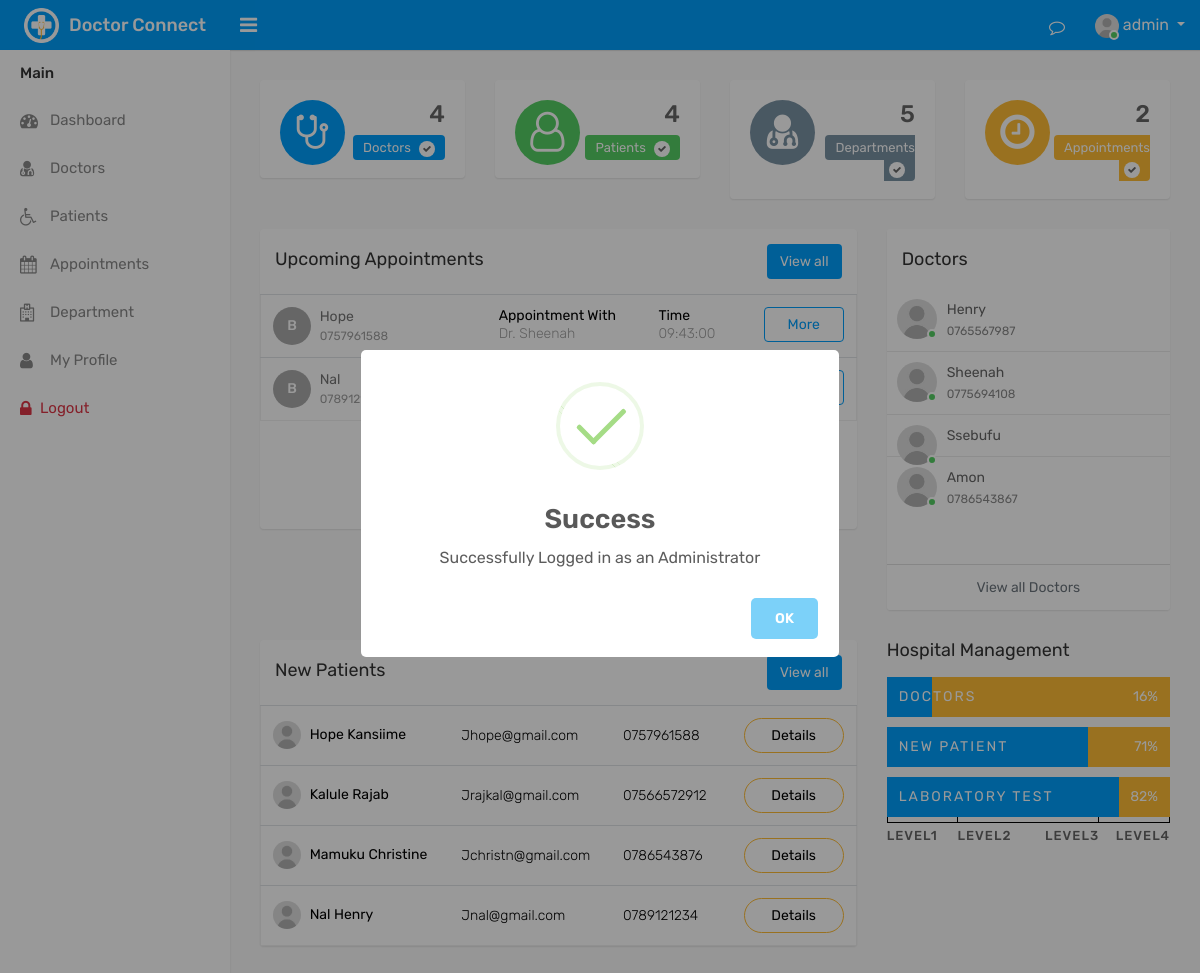
Screenshot of /?view=dashboard (signed in) with the database file from the repository.
### tables this page shows
CREATE TABLE `appointments` (
  `appointment_id` int(11) NOT NULL,
  `patient_id` int(11) NOT NULL,
  `doctor_id` int(11) NOT NULL,
  `appointment_date` date NOT NULL,
  `appointment_message` text NOT NULL,
  `appointment_status` varchar(100) NOT NULL DEFAULT 'pending',
  `appointment_time` time NOT NULL,
  `appointment_create_date` timestamp NOT NULL DEFAULT current_timestamp()
);

CREATE TABLE `patients` (
  `patient_id` int(11) NOT NULL,
  `patient_first_name` varchar(255) NOT NULL,
  `patient_last_name` varchar(255) NOT NULL,
  `patient_email` varchar(255) NOT NULL,
  `patient_contact` varchar(255) NOT NULL,
  `patient_age` int(3) NOT NULL,
  `patient_gender` varchar(11) NOT NULL DEFAULT 'm',
  `patient_profile_image` varchar(255) NOT NULL DEFAULT 'user.jpg',
  `patient_password` varchar(255) NOT NULL,
  `patient_create_date` timestamp NOT NULL DEFAULT current_timestamp()
);

CREATE TABLE `doctors` (
  `doctor_id` int(11) NOT NULL,
  `doctor_first_name` varchar(255) NOT NULL,
  `doctor_email` varchar(255) NOT NULL,
  `doctor_contact` varchar(100) NOT NULL,
  `doctor_last_name` varchar(255) NOT NULL,
  `doctor_gender` varchar(100) NOT NULL DEFAULT 'm',
  `status` varchar(255) NOT NULL DEFAULT 'active',
  `doctor_biography` text NOT NULL DEFAULT '""',
  `profile_image` varchar(255) NOT NULL DEFAULT 'user.jpg',
  `department_id` int(11) NOT NULL,
  `doctor_password` varchar(255) NOT NULL,
  `doctor_create_date` timestamp NOT NULL DEFAULT current_timestamp()
);

### backend/db/db.php (called while the page is built)
<?php
class DB{
   public static   $db = null;
   public static function getConnection(){
      try{
      $host = "localhost";
      $dbname  = "hospital";
      DB::$db = new PDO("mysql:host=$host;dbname=$dbname","admin","admin");
      DB::$db->setAttribute(PDO::ATTR_ERRMODE,PDO::ERRMODE_EXCEPTION);
      }catch(Exception $e){
         print_r($e->getMessage());
      }
      return DB::$db;
   }
}

### backend/controllers/doctors_controller.php (called while the page is built, shortened)
<?php
function getDoctors(){
     return DB::getConnection()->query("SELECT doctors.*,departments.*,avg(ratings.rating_value) as rating FROM doctors
     join departments on departments.department_id=doctors.department_id
     left join ratings on ratings.doctor_id=doctors.doctor_id group by(doctors.doctor_id)
     ")->fetchAll();
}

### routes/routes.php (called while the page is built, shortened)
<?php
$view = "";
require("backend/db/db.php");
require("backend/controllers/doctors_controller.php");
require("backend/controllers/patients_controller.php");
require("backend/controllers/dept_controller.php");
require("backend/controllers/apt_controller.php");
if(isset($_GET["view"])){
  $view = $_GET["view"];
}
if($view=="dashboard"){
  $doctors = getDoctors();
  $patients = getPatients();
  $appointments = getApts($_GET);
  $depts = getDepts($_GET);
}

### backend/controllers/patients_controller.php (called while the page is built, shortened)
<?php
function getPatients(){
     return DB::getConnection()->query("SELECT * FROM patients")->fetchAll();
}

### backend/controllers/dept_controller.php (called while the page is built, shortened)
<?php
function getDepts(){
     return DB::getConnection()->query("SELECT * FROM departments")->fetchAll();
}

### backend/controllers/apt_controller.php (called while the page is built, shortened)
<?php
function getApts(array $request){
    $query_append="";
     return DB::getConnection()->query("SELECT * FROM appointments
     join doctors on doctors.doctor_id=appointments.doctor_id
     join departments on doctors.department_id=departments.department_id
     join patients on patients.patient_id=appointments.patient_id $query_append")->fetchAll();
}

### views/dashboard.php (the view, shortened to what this page needs)
    <div class="page-wrapper">
        <div class="content">
            <div class="row">
                <div class="col-md-6 col-sm-6 col-lg-6 col-xl-3">
                    <div class="dash-widget">
			<span class="dash-widget-bg1"><i class="fa fa-stethoscope" aria-hidden="true"></i></span>
			<div class="dash-widget-info text-right">
				<h3><?php echo count($doctors) ?></h3>
				<span class="widget-title1">Doctors <i class="fa fa-check" aria-hidden="true"></i></span>
			</div>
                    </div>
                </div>
                <div class="col-md-6 col-sm-6 col-lg-6 col-xl-3">
                    <div class="dash-widget">
                        <span class="dash-widget-bg2"><i class="fa fa-user-o"></i></span>
                        <div class="dash-widget-info text-right">
                        <h3><?php echo count($patients) ?></h3>
                            <span class="widget-title2">Patients <i class="fa fa-check" aria-hidden="true"></i></span>
                        </div>
                    </div>
                </div>
                <div class="col-md-6 col-sm-6 col-lg-6 col-xl-3">
                    <div class="dash-widget">
                        <span class="dash-widget-bg3"><i class="fa fa-user-md" aria-hidden="true"></i></span>
                        <div class="dash-widget-info text-right">
                            <h3><?php echo count($depts) ?></h3>
                            <span class="widget-title3">Departments <i class="fa fa-check" aria-hidden="true"></i></span>
                        </div>
                    </div>
                </div>
                <div class="col-md-6 col-sm-6 col-lg-6 col-xl-3">
                    <div class="dash-widget">
                        <span class="dash-widget-bg4"><i class="fa fa-clock-o" aria-hidden="true"></i></span>
                        <div class="dash-widget-info text-right">
                        <h3><?php echo count($appointments) ?></h3>
                            <span class="widget-title4">Appointments <i class="fa fa-check" aria-hidden="true"></i></span>
                        </div>
                    </div>
                </div>
            </div>
<div class="row">
	<div class="col-12 col-md-6 col-lg-8 col-xl-8">
		<div class="card" style="min-height:300px ;">
			<div class="card-header">
				<h4 class="card-title d-inline-block">Upcoming Appointments</h4> <a href="?view=appointments" class="btn btn-primary float-right">View all</a>
			</div>
			<div class="card-body p-0">
				<div class="table-responsive">
					<table class="table mb-0">
						<tbody>
                                    <?php foreach($appointments as $appointment):?>
							<tr>
								<td style="min-width: 200px;">
									<a class="avatar" href="profile.html">B</a>
									<h2><a href="profile.html"><?php echo $appointment["patient_first_name"] ?><span><?php echo $appointment["patient_contact"] ?></span></a></h2>
								</td>
								<td>
									<h5 class="time-title p-0">Appointment With</h5>
									<p>Dr. <?php echo $appointment["doctor_first_name"] ?></p>
								</td>
								<td>
									<h5 class="time-title p-0">Time</h5>
									<p><?php echo $appointment["appointment_time"] ?></p>
								</td>
								<td class="text-right">
									<a href="?view=appointments" class="btn btn-outline-primary take-btn">More</a>
								</td>
							</tr>
                                        <?php endforeach ?>
						</tbody>
					</table>
				</div>
			</div>
		</div>
	</div>
                <div class="col-12 col-md-6 col-lg-4 col-xl-4">
                    <div class="card member-panel">
			<div class="card-header bg-white">
				<h4 class="card-title mb-0">Doctors</h4>
			</div>
                        <div class="card-body">
                            <ul class="contact-list">
                            <?php foreach($doctors as $doctor):?>
                                <li>
                                    <div class="contact-cont">
                                        <div class="float-left user-img m-r-10">
                                            <a href="profile.html" title="John Doe"><img src="assets/img/user.jpg" alt="" class="w-40 rounded-circle"><span class="status online"></span></a>
                                        </div>
                                        <div class="contact-info">
                                            <span class="contact-name text-ellipsis"><?php echo $doctor["doctor_first_name"] ?></span>
                                            <span class="contact-date"><?php echo $doctor["doctor_contact"] ?></span>
                                        </div>
                                    </div>
                                </li>
                            <?php endforeach?>
                            </ul>
                        </div>
                        <div class="card-footer text-center bg-white">
                            <a href="?view=doctors" class="text-muted">View all Doctors</a>
                        </div>
                    </div>
                </div>
</div>
<div class="row">
	<div class="col-12 col-md-6 col-lg-8 col-xl-8" >
		<div class="card" style="min-height:300px ;">
			<div class="card-header">
				<h4 class="card-title d-inline-block">New Patients </h4> <a href="?view=patients" class="btn btn-primary float-right">View all</a>
			</div>
			<div class="card-block">
				<div class="table-responsive">
					<table class="table mb-0 new-patient-table">
						<tbody>
                                    <?php foreach($patients as $patient):?>
							<tr>
								<td>
									<img width="28" height="28" class="rounded-circle" src="assets/img/user.jpg" alt="">
									<h2><?php echo $patient["patient_first_name"] ?> <?php echo $patient["patient_last_name"] ?></h2>
								</td>
								<td>J<?php echo $patient["patient_email"] ?></td>
								<td><?php echo $patient["patient_contact"] ?></td>
								<td><a href="?view=patients"><button class="btn btn-primary btn-primary-one float-right">Details</button></a> </td>
							</tr>
                                        <?php endforeach ?>
						</tbody>
					</table>
				</div>
			</div>
		</div>
	</div>
	<div class="col-12 col-md-6 col-lg-4 col-xl-4">
		<div class="hospital-barchart">
			<h4 class="card-title d-inline-block">Hospital Management</h4>
		</div>
		<div class="bar-chart">
			<div class="legend">
				<div class="item">
					<h4>Level1</h4>
				</div>
				<div class="item">
					<h4>Level2</h4>
				</div>
				<div class="item text-right">
					<h4>Level3</h4>
				</div>
				<div class="item text-right">
					<h4>Level4</h4>
				</div>
			</div>
			<div class="chart clearfix">
				<div class="item">
					<div class="bar">
						<span class="percent">16%</span>
						<div class="item-progress" data-percent="16">
							<span class="title">Doctors</span>
						</div>
					</div>
				</div>
				<div class="item">
					<div class="bar">
						<span class="percent">71%</span>
						<div class="item-progress" data-percent="71">
							<span class="title">New Patient</span>
						</div>
					</div>
				</div>
				<div class="item">
					<div class="bar">
						<span class="percent">82%</span>
						<div class="item-progress" data-percent="82">
							<span class="title">Laboratory Test</span>
						</div>
					</div>
				</div>
			</div>
		</div>
	 </div>
</div>
        </div>
    </div>
</div>

### rows the page displays
appointments: patient.patient_first_name "Hope", patient.patient_contact "0757961588", doctor.doctor_first_name "Sheenah", appointment_time "09:43:00"
appointments: patient.patient_first_name "Nal", patient.patient_contact "0789121234"
doctors: doctor_first_name "Henry", doctor_contact "0765567987"
doctors: doctor_first_name "Sheenah", doctor_contact "0775694108"
doctors: doctor_first_name "Ssebufu"
doctors: doctor_first_name "Amon", doctor_contact "0786543867"
patients: patient_first_name "Hope", patient_last_name "Kansiime", patient_email "hope@gmail.com", patient_contact "0757961588"
patients: patient_first_name "Kalule", patient_last_name "Rajab", patient_email "rajkal@gmail.com", patient_contact "07566572912"
patients: patient_first_name "Mamuku", patient_last_name "Christine", patient_email "christn@gmail.com", patient_contact "0786543876"
patients: patient_first_name "Nal", patient_last_name "Henry", patient_email "nal@gmail.com", patient_contact "0789121234"

### other values shown
$_SESSION["role"] "admin"
count($doctors) "4"
count($patients) "4"
count($depts) "5"
count($appointments) "2"
